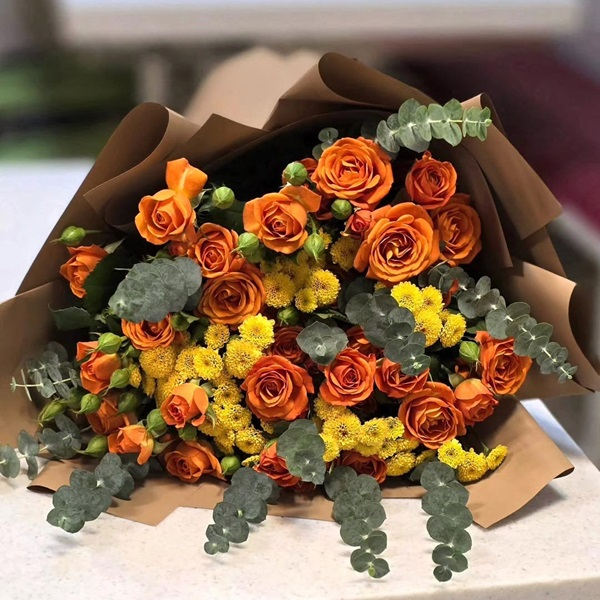
#> input picture 5/images/img1.jpg, 600 x 600 px, found by its file name
$ python '3. mask.py'
#> lines starting #> are read from the running program, lines starting #| are printed output that depends on the picture; after the words box and inside, x2 and y2 are one past the last pixel; in counts of white or black regions, pixels touching at a corner belong together
import cv2
import numpy as np

image = cv2.imread('img1.jpg')
#> image is the input picture: shape (600, 600, 3); mean B, G, R 82.5, 106.8, 135.1
height , width , channel = image.shape
#> height = 600; width = 600; channel = 3

mask = np.zeros((height , width ,3),dtype=np.uint8)
circle = cv2.circle(mask,(height//2 , width//2), height//2 ,(255,255,255),-1)
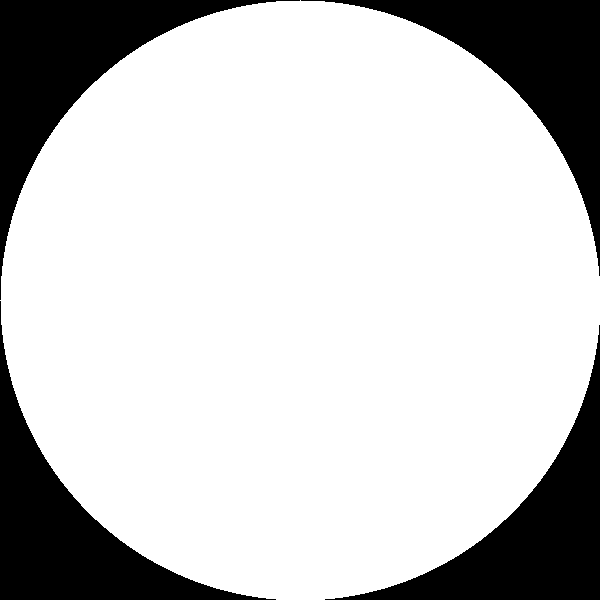
#> mask: shape (600, 600, 3); 78.5% white; 4 black regions, box (x1, y1, x2, y2) and area: (0, 0, 300, 300) 19626, (301, 0, 600, 276) 19326, (0, 301, 276, 600) 19326, (325, 325, 600, 600) 19027
# cv2.imshow('mask-image',circle)

mask_image = cv2.bitwise_and(image,circle)
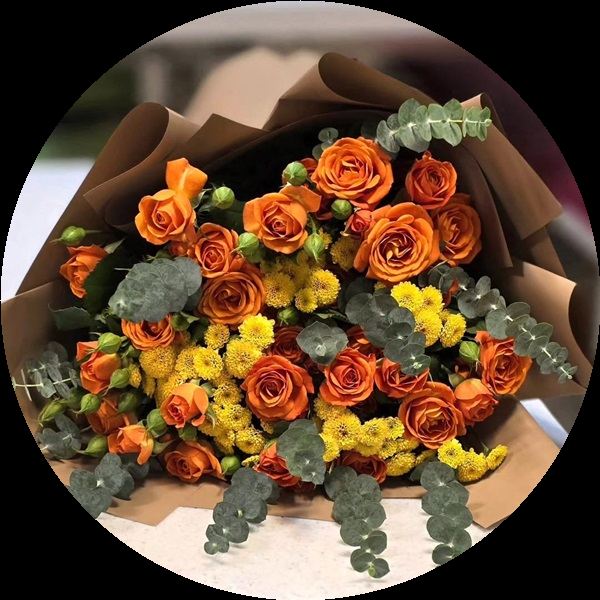
#> mask_image: shape (600, 600, 3); mean B, G, R 51.7, 74.4, 100

# cv2.imshow('mask-image',mask_image)

transparent_image = np.zeros((height,width,4),dtype=np.uint8)
transparent_image[: , : , 0:3] = image

mask = np.zeros((height , width ),dtype=np.uint8)
circle = cv2.circle(mask,(height//2 , width//2), height//2 ,(255,255,255),-1)
transparent_image[: , : , 3] = circle

cv2.imshow('Final transparent image',transparent_image)
cv2.imwrite('pic.png',transparent_image)

cv2.waitKey()
cv2.destroyAllWindows()
